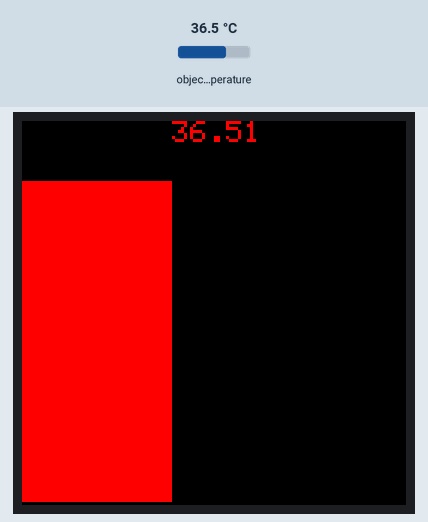
Bench run of a sketch on a simulated Arduino Uno, built with avr-gcc and run on an emulated ATmega328P. On the bench: 128×128 colour display. The test bench sets the inputs (shaded band); at power-on: object temperature 36.5 °C.

Above: at 1.25 s.
1.3 s: object temperature set to 30.2 °C
At 1.36 s:
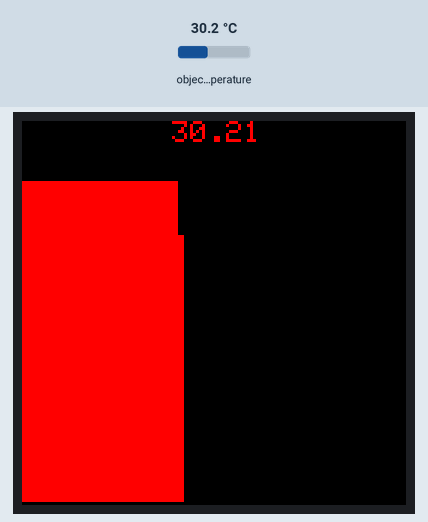
2.9 s: object temperature set to 29.5 °C
At 3.25 s:
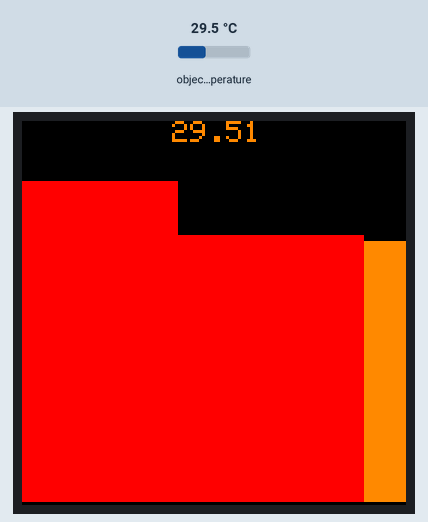
4.5 s: object temperature set to 20 °C
At 4.54 s:
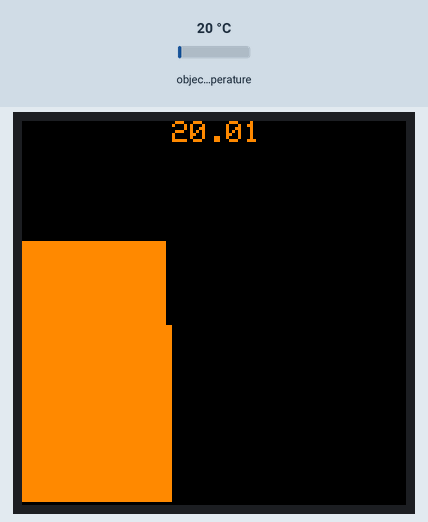

Measured:
- the behaviour switches between 30 and 29.9 °C on object temperature (found by bisection; images 1 and 2)
- after the input at 2.9 s, the display: first changes at once (image 2 shows a later state)

The sketch:

OLED_Thermometer.ino
```cpp
#include <Wire.h>
#include <Adafruit_MLX90614.h>
#include <Adafruit_GFX.h>
#include <Adafruit_SSD1351.h>
#include <SPI.h>

#define sclk 13
#define miso 12
#define mosi 11
#define dc   7
#define oledcs   10
#define rst  9

//Farben
#define	BLACK           0b0000000000000000
#define	BLUE            0b0000000000011111
#define	RED             0b1111100000000000
#define YELLOW          0b1111111111100000
#define WHITE           0b1111111111111111
#define ORANGE          0b1111110001000000

Adafruit_MLX90614 mlx = Adafruit_MLX90614();
Adafruit_SSD1351 tft = Adafruit_SSD1351(oledcs, dc, rst);

void setup()
{
  mlx.begin();
  tft.begin();
  tft.setRotation(2);//Dreht Bild um 180 Grad
  tft.fillScreen(BLACK);
}


int counter = 0;
float maxValue = 40;
float lastTemp = 0;
float currentTemp = 0;
int color = BLACK;

void loop()
{
  currentTemp =   mlx.readObjectTempC();

  if (currentTemp > maxValue)
  {
    maxValue = currentTemp;
  }

  if (currentTemp > 30)
  {
    color = RED;
  }
  else if (currentTemp > 20)
  {
    color = ORANGE;
  }
  else if (currentTemp > 15)
  {
    color = YELLOW;
  }
  else
  {
    color = BLUE;
  }

  float f = currentTemp / maxValue;
  tft.fillRect(2 * counter, 128 - f * 118, 2, f * 118,  color); //x,y,w,h,farbe
  tft.setTextColor(color);


  if (abs(currentTemp - lastTemp) > 0.15)//Hysterese - vermeidet zu starkes Zappeln
  {
    lastTemp = currentTemp;

    //alten Text löschen
    if (currentTemp > 100)
    {
      tft.fillRect(50, 0, 64, 8, BLACK);
    }
    else
    {
      tft.fillRect(50, 0, 32, 8, BLACK);
    }

    //Text in die Mitte der Bildschirms setzen
    tft.setCursor(50, 0);
    tft.print(currentTemp);
  }

  delay(50);

  counter++;
  if (counter > 63)
  {
    counter = 0;
    //Graph löschen
    tft.fillRect(0, 10, 128, 118,  BLACK);//x,y,w,farbe
  }
}
```
